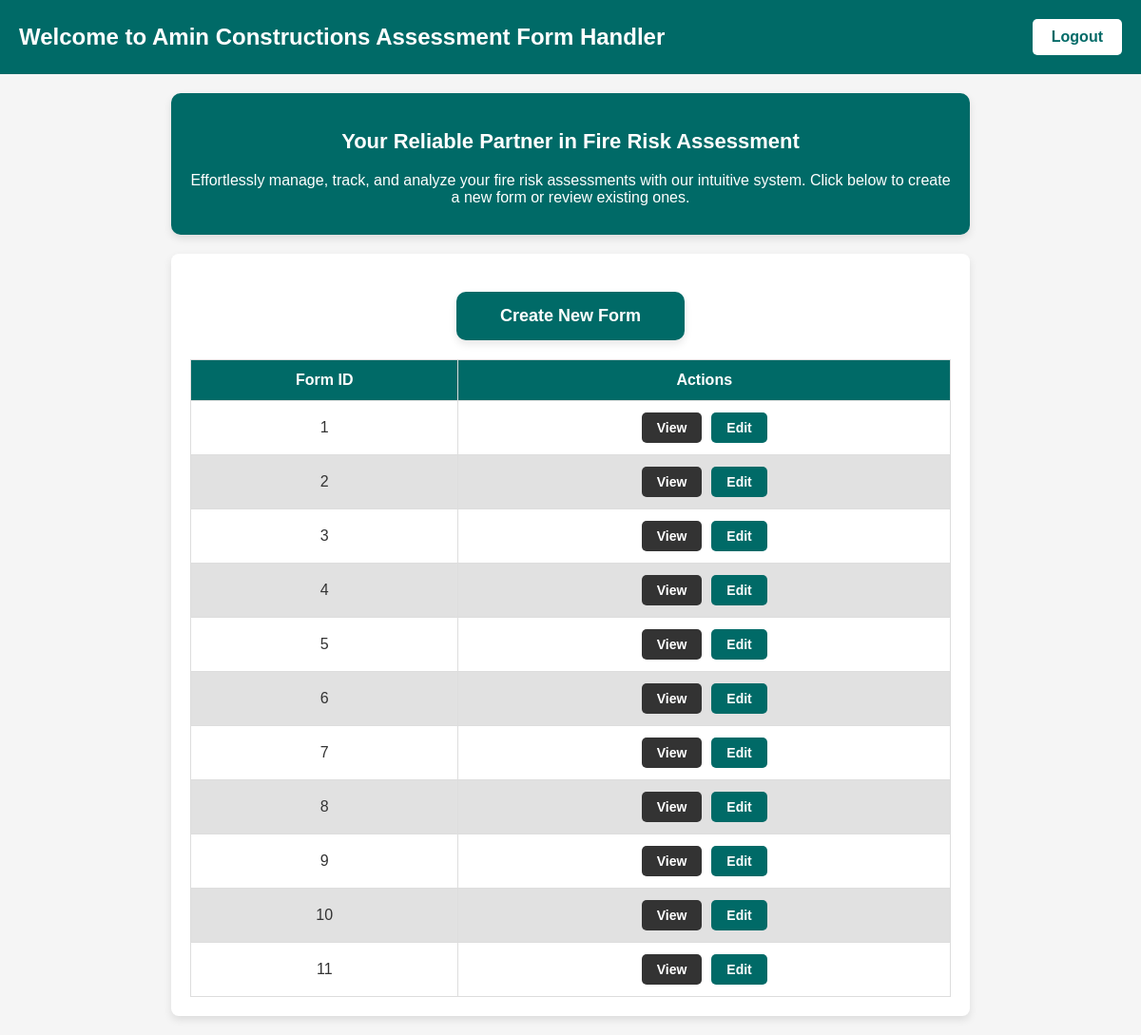
Page / (signed in) on the earlier database version.
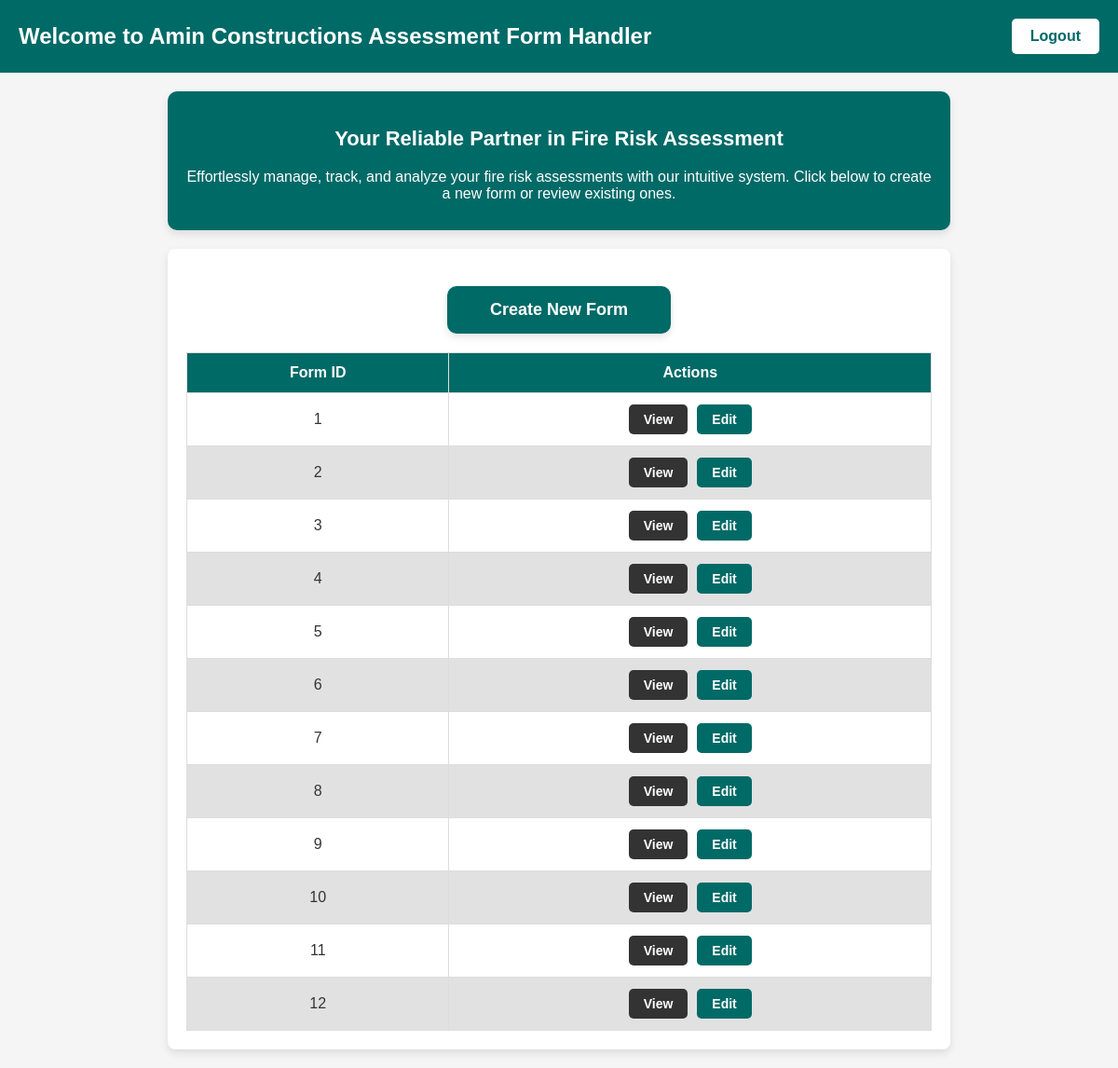
Same page on the later database version.
### POC2/app.py (models this page shows)
class Form(db.Model):
    id = db.Column(db.Integer, primary_key=True)
    form_id = db.Column(db.String(50), unique=True, nullable=False)
    form_type = db.Column(db.String(20), nullable=False)  # new column to store form type

### POC2/app.py (the view)
@app.route('/')
@login_required
def index():
    forms = Form.query.all()
    return render_template('index.html', forms=forms)

### POC2/app.py (called while the page is built)
def login_required(f):
    @wraps(f)
    def decorated_function(*args, **kwargs):
        if 'user_id' not in session:
            return redirect(url_for('login'))
        return f(*args, **kwargs)
    return decorated_function

### POC2/templates/index.html (shortened to what this page needs)
<!DOCTYPE html>
<html lang="en">
<head>
</head>
<body>
    <header>
        Welcome to Amin Constructions Assessment Form Handler
        <a href="{{ url_for('logout') }}" class="logout-button">Logout</a>
    </header>
    <div class="welcome-section">
        <h2>Your Reliable Partner in Fire Risk Assessment</h2>
        <p>Effortlessly manage, track, and analyze your fire risk assessments with our intuitive system.
        Click below to create a new form or review existing ones.</p>
    </div>
    <div class="form-list">
        <a href="{{ url_for('create_form') }}" class="create-form">Create New Form</a>
        <table>
            <thead>
                <tr>
                    <th>Form ID</th>
                    <th>Actions</th>
                </tr>
            </thead>
            <tbody>
                {% for form in forms %}
                <tr>
                    <td>{{ form.form_id }}</td>
                    <td>
                        <div class="action-buttons">
                            <a href="{{ url_for('view_form', form_id=form.form_id) }}" class="view-button">View</a>
                            <a href="{{ url_for('edit_form', form_id=form.form_id) }}" class="edit-button">Edit</a>
                        </div>
                    </td>
                </tr>
                {% endfor %}
            </tbody>
        </table>
    </div>
</body>
</html>

### POC2/templates/index.html (style rules this page uses)
:root { --dark-text: #333333; --accent-color: #006A67; --light-background: #f5f5f5; --light-hover: #e1e1e1; }
body { font-family: Arial, sans-serif; background-color: var(--light-background); color: var(--dark-text); margin: 0; padding: 0; }
header { display: flex; justify-content: space-between; align-items: center; background-color: var(--accent-color); color: white; padding: 20px; font-size: 24px; font-weight: bold; }
.logout-button { background-color: white; color: var(--accent-color); padding: 10px 20px; font-size: 16px; font-weight: bold; text-decoration: none; border-radius: 5px; transition: background-color 0.3s ease, transform 0.3s ease; }
.welcome-section { background-color: var(--accent-color); color: #ffffff; text-align: center; padding: 20px; margin: 20px auto; max-width: 800px; border-radius: 10px; box-shadow: 0 4px 8px rgba(0, 0, 0, 0.1); }
.welcome-section h2 { font-size: 22px; font-weight: bold; color: #ffffff; }
.welcome-section p { font-size: 16px; margin: 10px 0; color: #ffffff; }
.form-list { max-width: 800px; margin: 20px auto; padding: 20px; background-color: #ffffff; border-radius: 8px; box-shadow: 0 4px 8px rgba(0, 0, 0, 0.1); }
.create-form { display: block; width: 200px; text-align: center; margin: 20px auto; padding: 15px 20px; font-size: 18px; font-weight: bold; background-color: var(--accent-color); color: white; text-decoration: none; border-radius: 10px; transition: background-color 0.3s ease, transform 0.3s ease; box-shadow: 0 4px 8px rgba(0, 0, 0, 0.1); }
table { width: 100%; border-collapse: collapse; margin-top: 20px; }
table th, table td { border: 1px solid #ddd; padding: 12px; text-align: center; font-size: 16px; }
table th { background-color: var(--accent-color); color: white; font-weight: bold; }
table tr { background-color: #ffffff; }
table tr:nth-child(even) { background-color: var(--light-hover); }
.action-buttons { display: flex; justify-content: center; gap: 10px; }
.view-button, .edit-button { text-decoration: none; padding: 8px 16px; font-size: 14px; font-weight: bold; border-radius: 5px; color: white; transition: background-color 0.3s ease, transform 0.3s ease; }
.view-button { background-color: #333333; }
.edit-button { background-color: var(--accent-color); }

Differences in the rows shown:
added Form: form_id "12"
